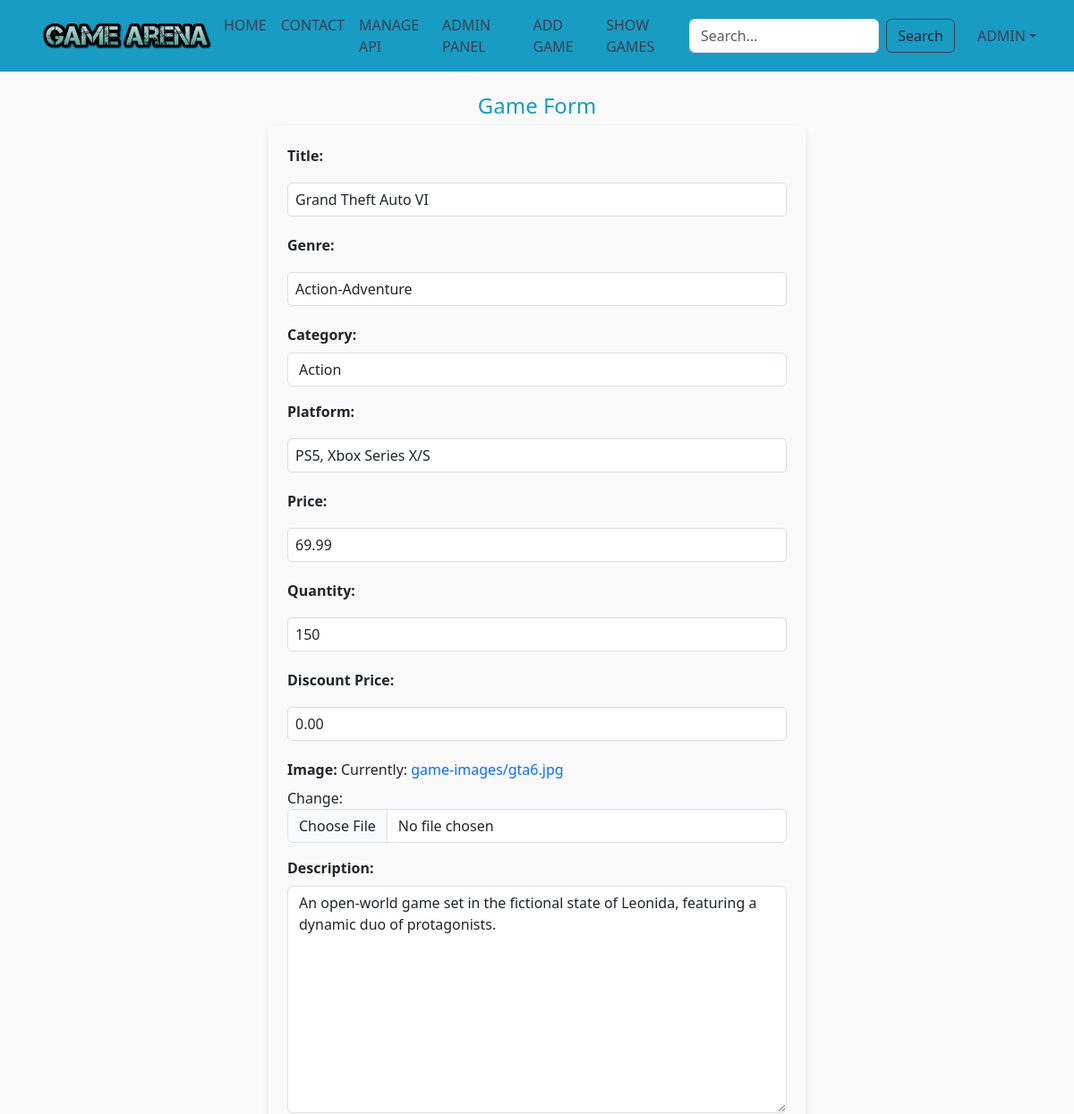
/update/1/ (signed in, upper part), run on an earlier commit of the app's database.
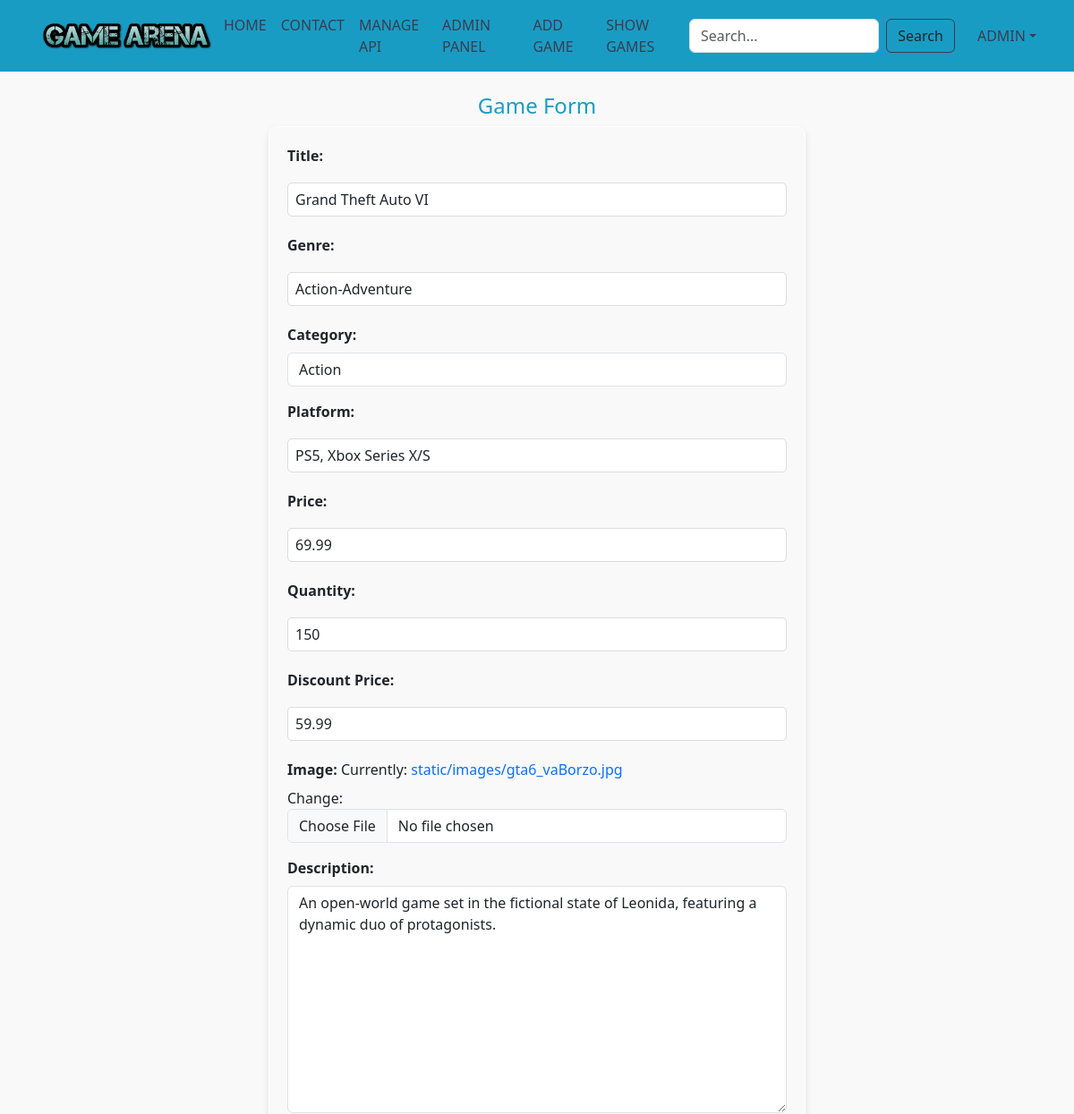
And on a later commit of the database.
### gamestore/models.py (models this page shows, shortened)
class Games(models.Model):
    game_id = models.AutoField(primary_key=True)
    game_title = models.CharField(max_length=64)
    game_genre = models.CharField(max_length=64)
    game_category = models.CharField(choices=CATEGORIES_choices, max_length=10)
    game_platform = models.CharField(max_length=64)
    game_price = models.DecimalField(max_digits=7, decimal_places=2)
    game_quantity = models.IntegerField()
    game_discount_price = models.DecimalField(max_digits=7, decimal_places=2, null=True, blank=True)
    game_description = models.TextField()
    image_url = models.ImageField(upload_to='static/images/', default="static/images/default.png")
    slug = models.SlugField()

### gamestore/views.py (the view)
# urls.py: path('update/<int:game_id>/', views.game_update_view, name="game_update"),
@login_required(login_url='/login/')
@user_passes_test(is_admin_or_mod)
def game_update_view(request, game_id):
    game = get_object_or_404(Games, pk=game_id)
    form = GamesForm(instance=game)
    if request.method == "POST":
        form = GamesForm(request.POST, request.FILES, instance=game)
        if form.is_valid():
            form.save()
            return redirect('game_list')
    return render(request, 'crud/game_form.html', {'form': form})

### gamestore/views.py (called while the page is built)
def is_admin_or_mod(user):
    return user.is_authenticated and (user.is_staff or user.is_superuser)

### gamestore/templates/crud/game_form.html (shortened to what this page needs)
{% extends 'crud/layout.html' %}
{% block content %}
  <h1 class="text-center">Game Form</h1>
  <form method="POST" class="crud-form" enctype="multipart/form-data">
    {{ form.as_p }}
  </form>
{% endblock %}

What changed in the data, as far as the page shows it:
changed Games "Grand Theft Auto VI": game_discount_price "0.00" → "59.99"
Also different on the page:
text no longer shown: "Title: Genre: Category: Platform: Price: Quantity: Discount Price: Image: Currently: game-images/gta6.jpg Change: Description:"
text now shown: "Title: Genre: Category: Platform: Price: Quantity: Discount Price: Image: Currently: static/images/gta6_vaBorzo.jpg Change: Description:"
